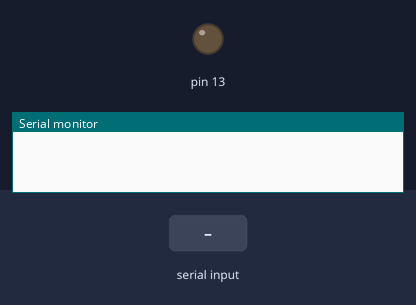
Recording of a sketch running on a simulated Arduino Uno, built with avr-gcc and run on an emulated ATmega328P. Shown: output pins drawn as LEDs (lit = HIGH), the last lines printed to the serial monitor. Inputs (shaded band) come from the test bench.

Above: at 1.2 s.
1.3 s: "1" received over Serial
At 2.5 s:
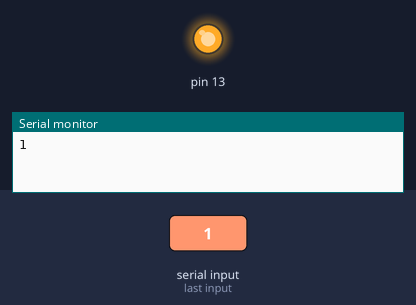
2.8 s: "0" received over Serial
At 3.7 s:
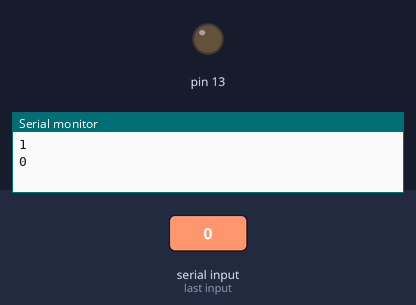
Timing chart, 0 to 5.8 s (numbered marks = the images above; inputs shaded):
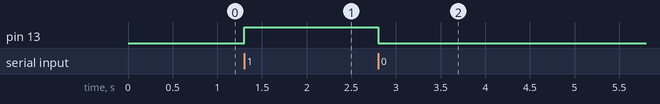

The sketch:

bloob.ino
```cpp
int inByte = 0;

void setup() {
  Serial.begin(9600);
  pinMode(13, OUTPUT);
}

void loop() {
  if (Serial.available() > 0) {

    inByte = Serial.read();
    if (inByte == '1'){
      digitalWrite(13, HIGH);
//      tone(13, 750);
      Serial.println('1');
    } else {
      digitalWrite(13, LOW);
//      noTone(13);
      Serial.println('0');
    }
//    Serial.println(inByte);
  }
}
```

Measured:
- after the input at 1.3 s, pin 13: LOW → HIGH at once
- after the input at 2.8 s, pin 13: HIGH → LOW at once
